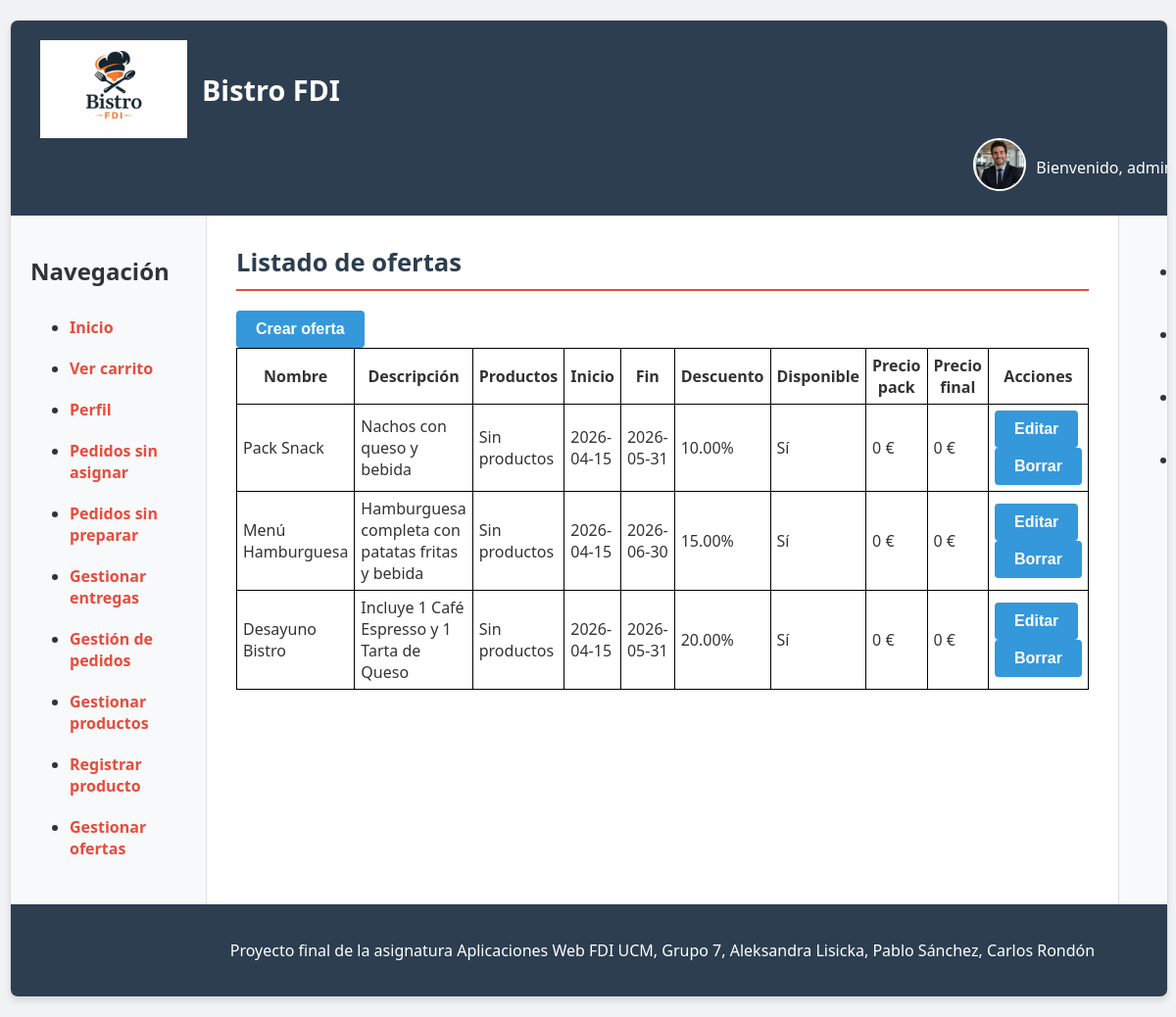
/usuarios/gerente/ofertas.php (signed in), run on the app's committed database.
### tables this page shows
CREATE TABLE `ofertas` (
  `id`          INT(11)       NOT NULL AUTO_INCREMENT,
  `nombre`      VARCHAR(100)  NOT NULL,
  `descripcion` TEXT,
  `fechaInicio` DATE          NOT NULL,
  `fechaFin`    DATE          NOT NULL,
  `descuento`   DECIMAL(5,2)  NOT NULL,
  `activa`      TINYINT(1)    NOT NULL DEFAULT 1,
  PRIMARY KEY (`id`)
);

### includes/clases/ofertas/Oferta.php (called while the page is built, shortened)
<?php
class Oferta {
    private $idOferta;
    private $nombre;
    private $descripcion;
    private $fechaInicio;
    private $fechaFin;
    private $descuento;
    private $activa;
    public function __construct($idOferta, $nombre, $descripcion, $fechaInicio, $fechaFin, $descuento, $activa = 1) {
        $this->idOferta = $idOferta;
        $this->nombre = $nombre;
        $this->descripcion = $descripcion;
        $this->fechaInicio = $fechaInicio;
        $this->fechaFin = $fechaFin;
        $this->descuento = $descuento;
        $this->activa = $activa ?? 1;
    }
    public function getNombre() {
        return $this->nombre;
    }
    public function getDescripcion() {
        return $this->descripcion;
    }
    public function getFechaInicio() {
        return $this->fechaInicio;
    }
    public function getFechaFin() {
        return $this->fechaFin;
    }
    public function getDescuento() {
        return $this->descuento;
    }
    public static function listarOfertas() {
        $conn = Aplicacion::getInstance()->getConexionBd();
        $query = "SELECT * FROM ofertas ORDER BY fechaInicio DESC, id DESC";
        $rs = $conn->query($query);
        if ($rs && $rs->num_rows > 0) {
            $ofertas = [];
            while ($fila = $rs->fetch_assoc()) {
                $ofertas[] = new Oferta(
                    $fila['id'],
                    $fila['nombre'],
                    $fila['descripcion'],
                    $fila['fechaInicio'],
                    $fila['fechaFin'],
                    $fila['descuento'],
                    $fila['activa']
                );
            }
            return $ofertas;
        }
        return null;
    }
    public static function productosOferta($idOferta) {
        $conn = Aplicacion::getInstance()->getConexionBd();
        $query = sprintf(
            "SELECT op.producto_id, op.cantidad, p.nombreProd, p.precio, p.iva
             FROM oferta_productos op
             JOIN productos p ON p.id = op.producto_id
             WHERE op.oferta_id = %d
             ORDER BY p.nombreProd ASC",
            (int)$idOferta
        );
        $rs = $conn->query($query);
        $productos = [];
        return $productos;
    }
    public function getProductos() {
        return self::productosOferta($this->idOferta);
    }
    public function precioPackConIva() {
        $productos = self::productosOferta($this->idOferta);
        $total = 0;
        return round($total, 2);
    }
    public function ahorroOferta() {
        $precioBase = $this->precioPackConIva();
        $descuento = (float)$this->descuento;
        return round($precioBase * ($descuento / 100), 2);
    }
    public function precioFinalOferta() {
        return round($this->precioPackConIva() - $this->ahorroOferta(), 2);
    }
    public function estaDisponible() {
        $hoy = date('Y-m-d');
        return $this->activa
            && $hoy >= $this->fechaInicio
            && $hoy <= $this->fechaFin;
    }
}

### includes/clases/ofertas/FormularioGestionarOfertas.php (the view, shortened to what this page needs)
<?php
class FormularioGestionarOfertas extends Formulario
{
    protected function generaCamposFormulario(&$datos)
    {
        $ofertas = Oferta::listarOfertas();
        $filas = '';
        if ($ofertas) {
            foreach ($ofertas as $oferta) {
                $estado = $oferta->estaDisponible() ? 'Sí' : 'No';
                $productos = $oferta->getProductos();
                $productosTexto = '';
                if ($productos && count($productos) > 0) {
                    $partes = [];
                    foreach ($productos as $producto) {
                        $partes[] = $producto['nombreProd'] . ' x' . $producto['cantidad'];
                    }
                    $productosTexto = implode(', ', $partes);
                }
                else {
                    $productosTexto = 'Sin productos';
                }
                $filas .= "<tr>
                    <td>{$oferta->getNombre()}</td>
                    <td>{$oferta->getDescripcion()}</td>
                    <td>{$productosTexto}</td>
                    <td>{$oferta->getFechaInicio()}</td>
                    <td>{$oferta->getFechaFin()}</td>
                    <td>{$oferta->getDescuento()}%</td>
                    <td>{$estado}</td>
                    <td>" . $oferta->precioPackConIva() . " €</td>
                    <td>" . $oferta->precioFinalOferta() . " €</td>
                    <td>
                        <div>
                            <button type='submit' name='editarOferta'>Editar</button>
                            <button type='submit' name='borrarOferta' onclick=\"return confirm('¿Seguro que quieres borrar esta oferta?');\">Borrar</button>
                            <input type='hidden' name='idOferta' value='{$oferta->getIdOferta()}'>
                        </div>
                    </td>
                </tr>";
            }
        }
        $html = <<<EOS
        <div>
            <button type='submit' name='crearOferta'>Crear oferta</button>
        </div>
        <table class="tabla-ofertas">
            <thead>
                <tr>
                    <th>Nombre</th>
                    <th>Descripción</th>
                    <th>Productos</th>
                    <th>Inicio</th>
                    <th>Fin</th>
                    <th>Descuento</th>
                    <th>Disponible</th>
                    <th>Precio pack</th>
                    <th>Precio final</th>
                    <th>Acciones</th>
                </tr>
            </thead>
            <tbody>
                $filas
            </tbody>
        </table>
        EOS;
        return $html;
    }
}

### css/estilo.css (style rules this page uses)
body { background-color: #f0f2f5; font-family: Segoe UI, Roboto, Helvetica, Arial, sans-serif; margin: 0; padding: 20px 10px; color: #333; }
button, a.boton { border: none; border-radius: 4px; font-size: 1em; font-weight: bold; padding: 10px 20px; cursor: pointer; background-color: #3498db; color: white; text-align: center; text-decoration: none; display: inline-block; transition: background-color 0.3s; }
.tabla-ofertas { border-collapse: collapse; width: 100%; }
.tabla-ofertas th, .tabla-ofertas td { border: 1px solid #000; padding: 6px; }

### data on the page
ofertas: nombre "Pack Snack", descripcion "Nachos con queso y bebida", productosTexto "Sin productos", fechaInicio "2026-04-15", fechaFin "2026-05-31", descuento "10.00", estado "Sí", precioPackConIva "0", precioFinalOferta "0"
ofertas: nombre "Menú Hamburguesa", descripcion "Hamburguesa completa con patatas fritas y bebida", productosTexto "Sin productos", fechaInicio "2026-04-15", fechaFin "2026-06-30", descuento "15.00", estado "Sí", precioPackConIva "0", precioFinalOferta "0"
ofertas: nombre "Desayuno Bistro", descripcion "Incluye 1 Café Espresso y 1 Tarta de Queso", productosTexto "Sin productos", fechaInicio "2026-04-15", fechaFin "2026-05-31", descuento "20.00", estado "Sí", precioPackConIva "0", precioFinalOferta "0"

### other printed values
$params['cabecera'] "Bistro FDI"
